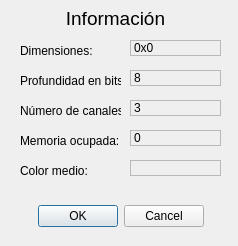
<?xml version="1.0" encoding="UTF-8"?>
<ui version="4.0">
 <class>Informacion</class>
 <widget class="QDialog" name="Informacion">
  <property name="geometry">
   <rect>
    <x>0</x>
    <y>0</y>
    <width>238</width>
    <height>246</height>
   </rect>
  </property>
  <property name="windowTitle">
   <string>Dialog</string>
  </property>
  <widget class="QDialogButtonBox" name="buttonBox">
   <property name="geometry">
    <rect>
     <x>10</x>
     <y>200</y>
     <width>221</width>
     <height>32</height>
    </rect>
   </property>
   <property name="orientation">
    <enum>Qt::Horizontal</enum>
   </property>
   <property name="standardButtons">
    <set>QDialogButtonBox::Cancel|QDialogButtonBox::Ok</set>
   </property>
   <property name="centerButtons">
    <bool>true</bool>
   </property>
  </widget>
  <widget class="QLabel" name="label">
   <property name="geometry">
    <rect>
     <x>20</x>
     <y>40</y>
     <width>101</width>
     <height>21</height>
    </rect>
   </property>
   <property name="text">
    <string>Dimensiones:</string>
   </property>
  </widget>
  <widget class="QLabel" name="dimensiones">
   <property name="geometry">
    <rect>
     <x>130</x>
     <y>40</y>
     <width>91</width>
     <height>16</height>
    </rect>
   </property>
   <property name="autoFillBackground">
    <bool>true</bool>
   </property>
   <property name="frameShape">
    <enum>QFrame::StyledPanel</enum>
   </property>
   <property name="frameShadow">
    <enum>QFrame::Plain</enum>
   </property>
   <property name="text">
    <string>0x0</string>
   </property>
   <property name="wordWrap">
    <bool>false</bool>
   </property>
  </widget>
  <widget class="QLabel" name="label_2">
   <property name="geometry">
    <rect>
     <x>30</x>
     <y>10</y>
     <width>171</width>
     <height>16</height>
    </rect>
   </property>
   <property name="font">
    <font>
     <pointsize>14</pointsize>
     <stylestrategy>PreferDefault</stylestrategy>
    </font>
   </property>
   <property name="layoutDirection">
    <enum>Qt::LeftToRight</enum>
   </property>
   <property name="frameShape">
    <enum>QFrame::NoFrame</enum>
   </property>
   <property name="text">
    <string>Información</string>
   </property>
   <property name="alignment">
    <set>Qt::AlignCenter</set>
   </property>
  </widget>
  <widget class="QLabel" name="label_3">
   <property name="geometry">
    <rect>
     <x>20</x>
     <y>70</y>
     <width>101</width>
     <height>21</height>
    </rect>
   </property>
   <property name="text">
    <string>Profundidad en bits:</string>
   </property>
  </widget>
  <widget class="QLabel" name="profundidad">
   <property name="geometry">
    <rect>
     <x>130</x>
     <y>70</y>
     <width>91</width>
     <height>16</height>
    </rect>
   </property>
   <property name="autoFillBackground">
    <bool>true</bool>
   </property>
   <property name="frameShape">
    <enum>QFrame::StyledPanel</enum>
   </property>
   <property name="frameShadow">
    <enum>QFrame::Plain</enum>
   </property>
   <property name="text">
    <string>8</string>
   </property>
   <property name="wordWrap">
    <bool>false</bool>
   </property>
  </widget>
  <widget class="QLabel" name="canales">
   <property name="geometry">
    <rect>
     <x>130</x>
     <y>100</y>
     <width>91</width>
     <height>16</height>
    </rect>
   </property>
   <property name="autoFillBackground">
    <bool>true</bool>
   </property>
   <property name="frameShape">
    <enum>QFrame::StyledPanel</enum>
   </property>
   <property name="frameShadow">
    <enum>QFrame::Plain</enum>
   </property>
   <property name="text">
    <string>3</string>
   </property>
   <property name="wordWrap">
    <bool>false</bool>
   </property>
  </widget>
  <widget class="QLabel" name="label_4">
   <property name="geometry">
    <rect>
     <x>20</x>
     <y>100</y>
     <width>101</width>
     <height>21</height>
    </rect>
   </property>
   <property name="text">
    <string>Número de canales:</string>
   </property>
  </widget>
  <widget class="QLabel" name="memoria">
   <property name="geometry">
    <rect>
     <x>130</x>
     <y>130</y>
     <width>91</width>
     <height>16</height>
    </rect>
   </property>
   <property name="autoFillBackground">
    <bool>true</bool>
   </property>
   <property name="frameShape">
    <enum>QFrame::StyledPanel</enum>
   </property>
   <property name="frameShadow">
    <enum>QFrame::Plain</enum>
   </property>
   <property name="text">
    <string>0</string>
   </property>
   <property name="wordWrap">
    <bool>false</bool>
   </property>
  </widget>
  <widget class="QLabel" name="label_5">
   <property name="geometry">
    <rect>
     <x>20</x>
     <y>130</y>
     <width>101</width>
     <height>21</height>
    </rect>
   </property>
   <property name="text">
    <string>Memoria ocupada:</string>
   </property>
  </widget>
  <widget class="QLabel" name="color_medio">
   <property name="geometry">
    <rect>
     <x>130</x>
     <y>160</y>
     <width>91</width>
     <height>16</height>
    </rect>
   </property>
   <property name="autoFillBackground">
    <bool>true</bool>
   </property>
   <property name="frameShape">
    <enum>QFrame::StyledPanel</enum>
   </property>
   <property name="frameShadow">
    <enum>QFrame::Plain</enum>
   </property>
   <property name="text">
    <string/>
   </property>
   <property name="wordWrap">
    <bool>false</bool>
   </property>
  </widget>
  <widget class="QLabel" name="label_6">
   <property name="geometry">
    <rect>
     <x>20</x>
     <y>160</y>
     <width>101</width>
     <height>21</height>
    </rect>
   </property>
   <property name="text">
    <string>Color medio:</string>
   </property>
  </widget>
 </widget>
 <resources/>
 <connections>
  <connection>
   <sender>buttonBox</sender>
   <signal>accepted()</signal>
   <receiver>Informacion</receiver>
   <slot>accept()</slot>
   <hints>
    <hint type="sourcelabel">
     <x>248</x>
     <y>254</y>
    </hint>
    <hint type="destinationlabel">
     <x>157</x>
     <y>274</y>
    </hint>
   </hints>
  </connection>
  <connection>
   <sender>buttonBox</sender>
   <signal>rejected()</signal>
   <receiver>Informacion</receiver>
   <slot>reject()</slot>
   <hints>
    <hint type="sourcelabel">
     <x>316</x>
     <y>260</y>
    </hint>
    <hint type="destinationlabel">
     <x>286</x>
     <y>274</y>
    </hint>
   </hints>
  </connection>
 </connections>
</ui>
